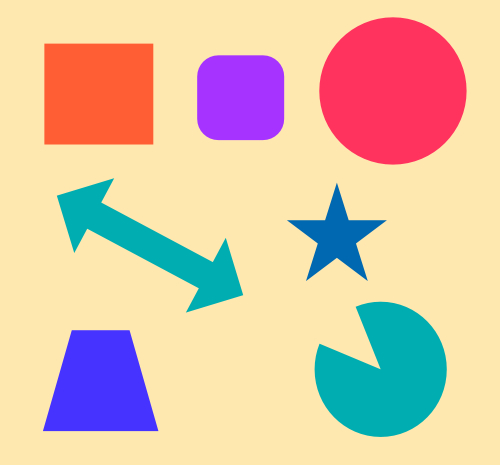
#> input picture images/shapes.jpg, 500 x 465 px, found by its file name
$ python 02_Shi-tomasi_corner_detection.py
#> lines starting #> are read from the running program, lines starting #| are printed output that depends on the picture; after the words box and inside, x2 and y2 are one past the last pixel; in counts of white or black regions, pixels touching at a corner belong together
# https://docs.opencv.org/master/d4/d8c/tutorial_py_shi_tomasi.html

import cv2
import numpy as np

image = cv2.imread("images\\shapes.jpg")
#> image is the input picture: shape (465, 500, 3); mean B, G, R 168.9, 193.2, 219.6
gray = cv2.cvtColor(image, cv2.COLOR_BGR2GRAY)
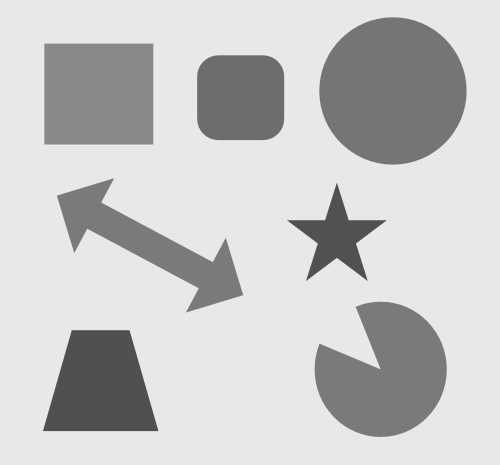
#> gray: shape (465, 500); min 79, max 233, mean 198.3

corners = cv2.goodFeaturesToTrack(gray, 50, 0.04, 10)
#> corners = 31 rows, first 8: [157, 430], [43, 430], [366, 279], [307, 279], [385, 220], [288, 220], [324, 219], [336, 184]
corners = np.int0(corners)

for i in corners:
    x, y = i.ravel()
    cv2.circle(image, (x, y), 3, (0,255,0), -1)
#> this loop made 31 passes
#> (x, y) on passes 1 to 12: (157, 430), (43, 430), (366, 279), (307, 279), (385, 220), (288, 220), (324, 219), (336, 184), (349, 219), (128, 331), (72, 331), (356, 243)
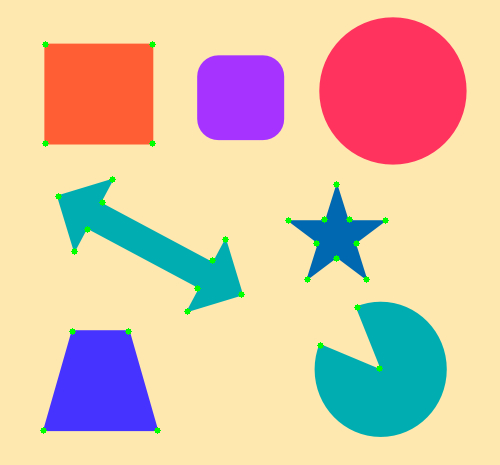
#> image: shape (465, 500, 3); 0.39% of pixels changed, all inside (x1, y1, x2, y2) = (40, 41, 389, 434)

cv2.imshow("Corners", image)
cv2.waitKey(0)
cv2.destroyAllWindows()

$ run again, with images/building.jpg copied over images/shapes.jpg
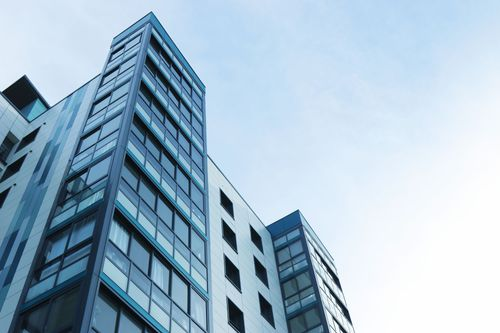
#> input picture images/building.jpg, 500 x 333 px, found by its file name
#> image is the input picture: shape (333, 500, 3); mean B, G, R 203.9, 186.3, 162.6
#> `gray = cv2.cvtColor(image, cv2.COLOR_BGR2GRAY)`:
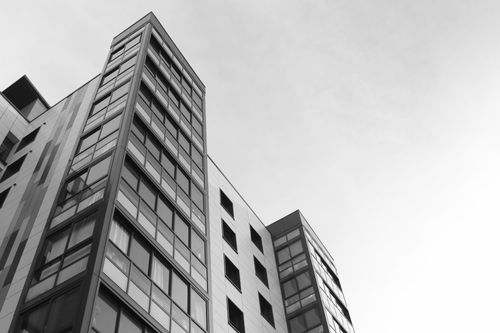
#> gray: shape (333, 500); min 1, max 255, mean 181.2
#> corners = 50 rows, first 8: [298, 210], [220, 189], [44, 123], [265, 227], [241, 293], [24, 75], [15, 184], [250, 225]
#> the loop `for i in corners:` made 50 passes
#> after the loop `for i in corners:`:
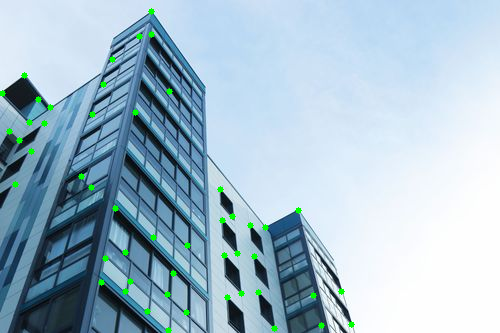
#> image: shape (333, 500, 3); 0.87% of pixels changed, all inside (x1, y1, x2, y2) = (0, 8, 355, 333)
